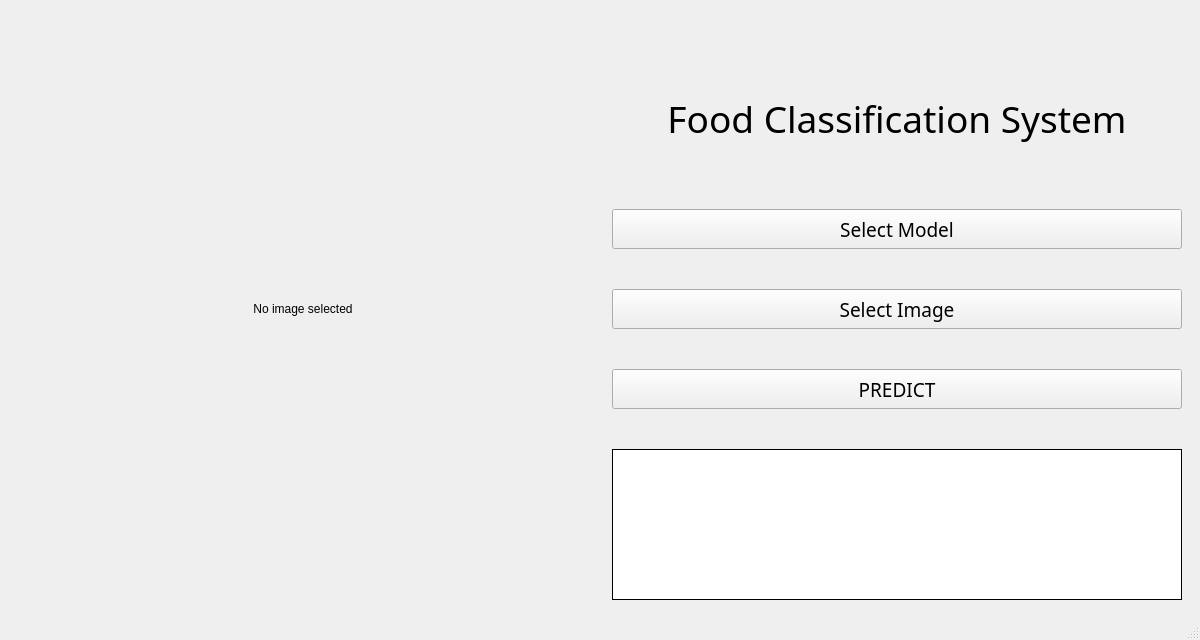
<?xml version="1.0" encoding="UTF-8"?>
<ui version="4.0">
 <class>MainWindow</class>
 <widget class="QMainWindow" name="MainWindow">
  <property name="geometry">
   <rect>
    <x>0</x>
    <y>0</y>
    <width>1200</width>
    <height>640</height>
   </rect>
  </property>
  <property name="windowTitle">
   <!-- <string>GenderRecognition</string> -->
   <string>FoodClassification</string>
  </property>
  <widget class="QWidget" name="centralwidget">
   <layout class="QHBoxLayout" name="horizontalLayout">
    <item>
     <widget class="QWidget" name="imageContainer">
      <layout class="QVBoxLayout" name="verticalLayout">
       <item>
        <widget class="QLabel" name="imageLabel">
         <property name="text">
          <string>No image selected</string>
         </property>
         <property name="alignment">
          <set>Qt::AlignCenter</set>
         </property>
        </widget>
       </item>
      </layout>
     </widget>
    </item>
    <item>
     <widget class="QWidget" name="buttonContainer">
      <layout class="QGridLayout" name="gridLayout">
       <property name="verticalSpacing">
        <number>40</number>
       </property>
       <property name="horizontalSpacing">
        <number>40</number>
       </property>
       <item row="0" column="0">
        <widget class="QLabel" name="title">
         <property name="font">
          <font>
           <family>Comfortaa</family>
           <pointsize>28</pointsize>
           <italic>false</italic>
          </font>
         </property>
         <property name="text">
          <string>Food Classification System</string>
         </property>
         <property name="alignment">
          <set>Qt::AlignCenter</set>
         </property>
         <property name="styleSheet">
          <string>QLabel { margin-top: 50px; }</string>
         </property>
        </widget>
       </item>
       <item row="1" column="0">
        <widget class="QPushButton" name="selectModel">
         <property name="font">
          <font>
           <family>Abyssinica SIL</family>
           <pointsize>14</pointsize>
          </font>
         </property>
         <property name="text">
          <string>Select Model</string>
         </property>
         <property name="minimumSize">
          <size>
           <width>300</width>
           <height>40</height>
          </size>
         </property>
        </widget>
       </item>
       <item row="2" column="0">
        <widget class="QPushButton" name="selectImage">
         <property name="font">
          <font>
           <family>Abyssinica SIL</family>
           <pointsize>14</pointsize>
          </font>
         </property>
         <property name="text">
          <string>Select Image</string>
         </property>
         <property name="minimumSize">
          <size>
           <width>300</width>
           <height>40</height>
          </size>
         </property>
        </widget>
       </item>
       <item row="3" column="0">
        <widget class="QPushButton" name="predict">
         <property name="font">
          <font>
           <family>Abyssinica SIL</family>
           <pointsize>14</pointsize>
          </font>
         </property>
         <property name="text">
          <string>PREDICT</string>
         </property>
         <property name="minimumSize">
          <size>
           <width>300</width>
           <height>40</height>
          </size>
         </property>
        </widget>
       </item>
       <item row="4" column="0">
        <widget class="QLabel" name="outLabel">
         <property name="font">
          <font>
           <family>Abyssinica SIL</family>
           <pointsize>15</pointsize>
          </font>
         </property>
         <property name="text">
          <string/>
         </property>
         <property name="alignment">
          <set>Qt::AlignLeft|Qt::AlignVCenter</set>
         </property>
         <property name="wordWrap">
          <bool>true</bool>
         </property>
         <property name="styleSheet">
          <string>background-color: white; border: 1px solid black;</string>
         </property>
        </widget>
       </item>
      </layout>
     </widget>
    </item>
   </layout>
  </widget>
  <widget class="QMenuBar" name="menubar">
   <property name="geometry">
    <rect>
     <x>0</x>
     <y>0</y>
     <width>800</width>
     <height>29</height>
    </rect>
   </property>
  </widget>
  <widget class="QStatusBar" name="statusbar"/>
 </widget>
 <resources/>
 <connections/>
</ui>
